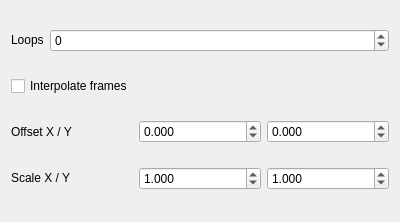
<?xml version="1.0" encoding="UTF-8"?>
<ui version="4.0">
 <class>Form</class>
 <widget class="QWidget" name="Form">
  <property name="geometry">
   <rect>
    <x>0</x>
    <y>0</y>
    <width>400</width>
    <height>222</height>
   </rect>
  </property>
  <property name="windowTitle">
   <string>Form</string>
  </property>
  <layout class="QVBoxLayout" name="verticalLayout">
   <item>
    <layout class="QHBoxLayout" name="horizontalLayout">
     <item>
      <widget class="QLabel" name="label">
       <property name="sizePolicy">
        <sizepolicy hsizetype="Fixed" vsizetype="Fixed">
         <horstretch>0</horstretch>
         <verstretch>0</verstretch>
        </sizepolicy>
       </property>
       <property name="minimumSize">
        <size>
         <width>0</width>
         <height>13</height>
        </size>
       </property>
       <property name="text">
        <string>Loops</string>
       </property>
      </widget>
     </item>
     <item>
      <widget class="QSpinBox" name="spinbox_loops">
       <property name="sizePolicy">
        <sizepolicy hsizetype="Minimum" vsizetype="Fixed">
         <horstretch>0</horstretch>
         <verstretch>0</verstretch>
        </sizepolicy>
       </property>
       <property name="minimumSize">
        <size>
         <width>0</width>
         <height>20</height>
        </size>
       </property>
       <property name="minimum">
        <number>-1</number>
       </property>
       <property name="maximum">
        <number>1000</number>
       </property>
      </widget>
     </item>
    </layout>
   </item>
   <item>
    <widget class="QCheckBox" name="checkbox_interpolate">
     <property name="sizePolicy">
      <sizepolicy hsizetype="Minimum" vsizetype="Fixed">
       <horstretch>0</horstretch>
       <verstretch>0</verstretch>
      </sizepolicy>
     </property>
     <property name="text">
      <string>Interpolate frames</string>
     </property>
    </widget>
   </item>
   <item>
    <layout class="QHBoxLayout" name="horizontalLayout_2">
     <item>
      <widget class="QLabel" name="label_2">
       <property name="text">
        <string>Offset X / Y</string>
       </property>
      </widget>
     </item>
     <item>
      <widget class="QDoubleSpinBox" name="spinbox_offsetX">
       <property name="decimals">
        <number>3</number>
       </property>
       <property name="minimum">
        <double>-1000.000000000000000</double>
       </property>
       <property name="maximum">
        <double>1000.000000000000000</double>
       </property>
       <property name="singleStep">
        <double>0.010000000000000</double>
       </property>
      </widget>
     </item>
     <item>
      <widget class="QDoubleSpinBox" name="spinbox_offsetY">
       <property name="decimals">
        <number>3</number>
       </property>
       <property name="minimum">
        <double>-1000.000000000000000</double>
       </property>
       <property name="maximum">
        <double>1000.000000000000000</double>
       </property>
       <property name="singleStep">
        <double>0.010000000000000</double>
       </property>
      </widget>
     </item>
    </layout>
   </item>
   <item>
    <layout class="QHBoxLayout" name="horizontalLayout_3">
     <item>
      <widget class="QLabel" name="label_3">
       <property name="sizePolicy">
        <sizepolicy hsizetype="Minimum" vsizetype="Fixed">
         <horstretch>0</horstretch>
         <verstretch>0</verstretch>
        </sizepolicy>
       </property>
       <property name="text">
        <string>Scale X / Y</string>
       </property>
      </widget>
     </item>
     <item>
      <widget class="QDoubleSpinBox" name="spinbox_scaleX">
       <property name="sizePolicy">
        <sizepolicy hsizetype="Minimum" vsizetype="Fixed">
         <horstretch>0</horstretch>
         <verstretch>0</verstretch>
        </sizepolicy>
       </property>
       <property name="decimals">
        <number>3</number>
       </property>
       <property name="minimum">
        <double>-1000.000000000000000</double>
       </property>
       <property name="maximum">
        <double>1000.000000000000000</double>
       </property>
       <property name="singleStep">
        <double>0.010000000000000</double>
       </property>
       <property name="value">
        <double>1.000000000000000</double>
       </property>
      </widget>
     </item>
     <item>
      <widget class="QDoubleSpinBox" name="spinbox_scaleY">
       <property name="sizePolicy">
        <sizepolicy hsizetype="Minimum" vsizetype="Fixed">
         <horstretch>0</horstretch>
         <verstretch>0</verstretch>
        </sizepolicy>
       </property>
       <property name="decimals">
        <number>3</number>
       </property>
       <property name="minimum">
        <double>-1000.000000000000000</double>
       </property>
       <property name="maximum">
        <double>1000.000000000000000</double>
       </property>
       <property name="singleStep">
        <double>0.010000000000000</double>
       </property>
       <property name="value">
        <double>1.000000000000000</double>
       </property>
      </widget>
     </item>
    </layout>
   </item>
  </layout>
 </widget>
 <resources/>
 <connections/>
</ui>
